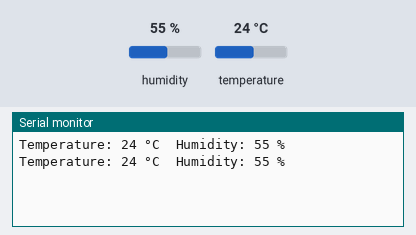
The sketch below on a simulated Arduino Uno, built with avr-gcc and run on an emulated ATmega328P. Shown: the last lines printed to the serial monitor. Inputs (shaded band) come from the test bench; at power-on: humidity 55 %, temperature 24 °C.

Above: at 2.8 s.
2.9 s: humidity set to 22 %
At 4.9 s:
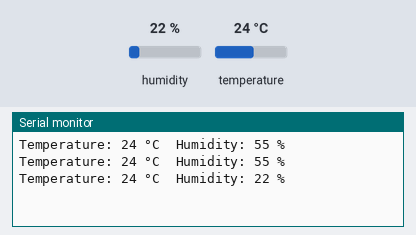
5.6 s: temperature set to 12 °C
At 7.3 s:
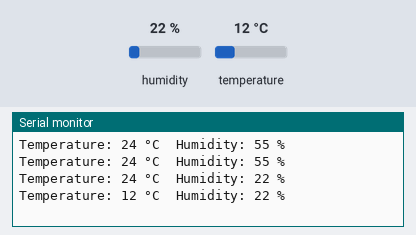
8.3 s: humidity set to 40 %
At 10.9 s:
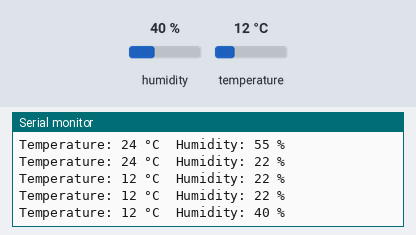
Timing chart, 0 to 12.4 s (numbered marks = the images above; inputs shaded):
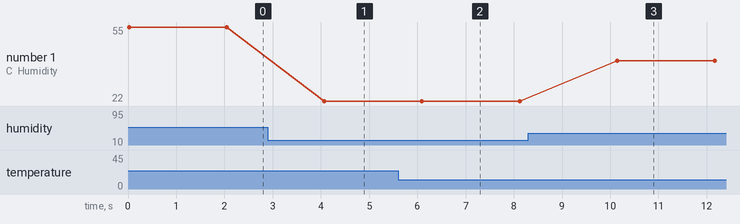

Measured:
- after the input at 2.9 s, the serial monitor: prints a new line after 1.2 s (image 1)
- after the input at 5.6 s, the serial monitor: prints a new line after 0.49 s (image 2)
- after the input at 8.3 s, the serial monitor: prints a new line after 1.8 s (image 3)
- plotted number 1: 55 → 22 after the input at 2.9 s, 22 → 40 after the input at 8.3 s

The sketch:

dht11_unstable.ino
```cpp
#include <SimpleDHT.h>

// Pin connected to the DHT sensor
const int DHTPIN = 2;

// Initialize the SimpleDHT library
SimpleDHT11 dht11;

void setup() {
  Serial.begin(9600);  // Initialize the serial communication
}

void loop() {
  byte temperature = 0;
  byte humidity = 0;
  byte data[40] = {0};

  // Read temperature and humidity from the DHT sensor
  int err = SimpleDHTErrSuccess;
  if ((err = dht11.read(DHTPIN, &temperature, &humidity, data)) != SimpleDHTErrSuccess) {
    Serial.print("Read DHT11 failed, err=");
    Serial.println(err);
    delay(1000);
    return;
  }

  // Print temperature and humidity values
  Serial.print("Temperature: ");
  Serial.print((int)temperature);
  Serial.print(" °C\t");

  Serial.print("Humidity: ");
  Serial.print((int)humidity);
  Serial.println(" %");

  delay(2000);  // Delay between readings
}
```
